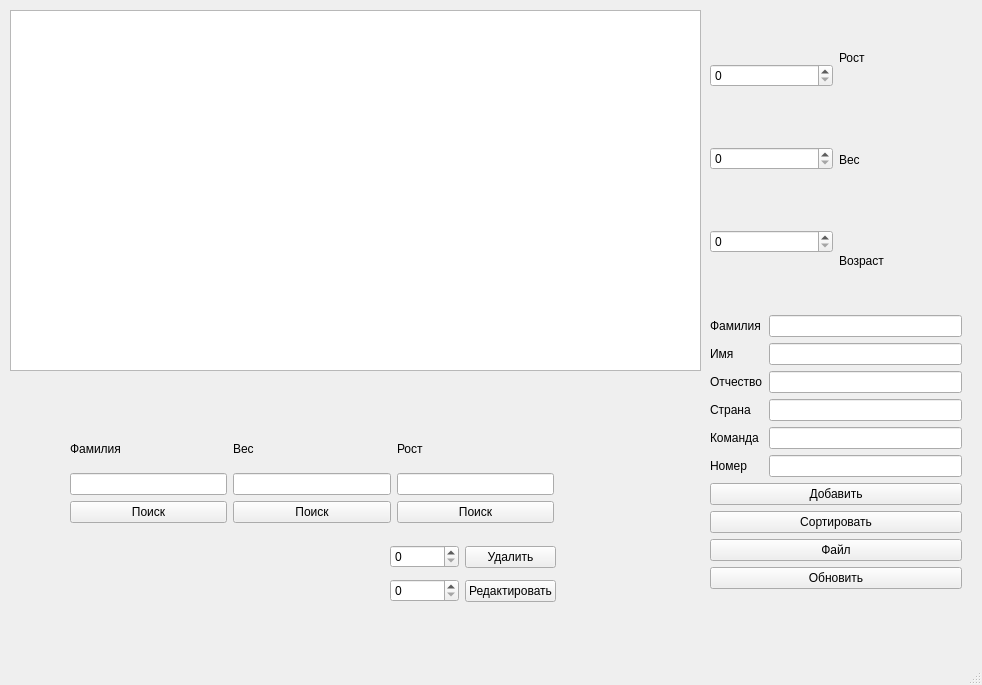
<?xml version="1.0" encoding="UTF-8"?>
<ui version="4.0">
 <class>MainWindow</class>
 <widget class="QMainWindow" name="MainWindow">
  <property name="geometry">
   <rect>
    <x>0</x>
    <y>0</y>
    <width>982</width>
    <height>685</height>
   </rect>
  </property>
  <property name="windowTitle">
   <string>MainWindow</string>
  </property>
  <widget class="QWidget" name="centralwidget">
   <widget class="QTableView" name="tableView">
    <property name="geometry">
     <rect>
      <x>10</x>
      <y>10</y>
      <width>691</width>
      <height>361</height>
     </rect>
    </property>
   </widget>
   <widget class="QWidget" name="">
    <property name="geometry">
     <rect>
      <x>710</x>
      <y>10</y>
      <width>252</width>
      <height>579</height>
     </rect>
    </property>
    <layout class="QVBoxLayout" name="verticalLayout_5">
     <item>
      <layout class="QHBoxLayout" name="horizontalLayout_2">
       <item>
        <layout class="QVBoxLayout" name="verticalLayout_4">
         <item>
          <widget class="QSpinBox" name="Rost"/>
         </item>
         <item>
          <widget class="QSpinBox" name="Ves"/>
         </item>
         <item>
          <widget class="QSpinBox" name="Age"/>
         </item>
        </layout>
       </item>
       <item>
        <layout class="QVBoxLayout" name="verticalLayout_3">
         <item>
          <widget class="QLabel" name="label_7">
           <property name="text">
            <string>Рост</string>
           </property>
          </widget>
         </item>
         <item>
          <widget class="QLabel" name="label_8">
           <property name="text">
            <string>Вес</string>
           </property>
          </widget>
         </item>
         <item>
          <widget class="QLabel" name="label_9">
           <property name="text">
            <string>Возраст</string>
           </property>
          </widget>
         </item>
        </layout>
       </item>
      </layout>
     </item>
     <item>
      <layout class="QHBoxLayout" name="horizontalLayout">
       <item>
        <layout class="QVBoxLayout" name="verticalLayout_2">
         <item>
          <widget class="QLabel" name="label">
           <property name="text">
            <string>Фамилия</string>
           </property>
          </widget>
         </item>
         <item>
          <widget class="QLabel" name="label_2">
           <property name="text">
            <string>Имя</string>
           </property>
          </widget>
         </item>
         <item>
          <widget class="QLabel" name="label_3">
           <property name="text">
            <string>Отчество</string>
           </property>
          </widget>
         </item>
         <item>
          <widget class="QLabel" name="label_4">
           <property name="text">
            <string>Страна</string>
           </property>
          </widget>
         </item>
         <item>
          <widget class="QLabel" name="label_5">
           <property name="text">
            <string>Команда</string>
           </property>
          </widget>
         </item>
         <item>
          <widget class="QLabel" name="label_6">
           <property name="text">
            <string>Номер</string>
           </property>
          </widget>
         </item>
        </layout>
       </item>
       <item>
        <layout class="QVBoxLayout" name="verticalLayout">
         <item>
          <widget class="QLineEdit" name="ser_name"/>
         </item>
         <item>
          <widget class="QLineEdit" name="Name"/>
         </item>
         <item>
          <widget class="QLineEdit" name="second_name"/>
         </item>
         <item>
          <widget class="QLineEdit" name="country"/>
         </item>
         <item>
          <widget class="QLineEdit" name="team"/>
         </item>
         <item>
          <widget class="QLineEdit" name="reg_num"/>
         </item>
        </layout>
       </item>
      </layout>
     </item>
     <item>
      <widget class="QPushButton" name="pushButton">
       <property name="text">
        <string>Добавить</string>
       </property>
      </widget>
     </item>
     <item>
      <widget class="QPushButton" name="pushButton_2">
       <property name="text">
        <string>Сортировать</string>
       </property>
      </widget>
     </item>
     <item>
      <widget class="QPushButton" name="pushButton_4">
       <property name="text">
        <string>Файл</string>
       </property>
      </widget>
     </item>
     <item>
      <widget class="QPushButton" name="pushButton_10">
       <property name="text">
        <string>Обновить</string>
       </property>
      </widget>
     </item>
    </layout>
   </widget>
   <widget class="QWidget" name="">
    <property name="geometry">
     <rect>
      <x>390</x>
      <y>540</y>
      <width>166</width>
      <height>69</height>
     </rect>
    </property>
    <layout class="QHBoxLayout" name="horizontalLayout_3">
     <item>
      <layout class="QVBoxLayout" name="verticalLayout_7">
       <item>
        <widget class="QSpinBox" name="spinBox"/>
       </item>
       <item>
        <widget class="QSpinBox" name="spinBox_2"/>
       </item>
      </layout>
     </item>
     <item>
      <layout class="QVBoxLayout" name="verticalLayout_6">
       <item>
        <widget class="QPushButton" name="pushButton_5">
         <property name="text">
          <string>Удалить</string>
         </property>
        </widget>
       </item>
       <item>
        <widget class="QPushButton" name="pushButton_6">
         <property name="text">
          <string>Редактировать</string>
         </property>
        </widget>
       </item>
      </layout>
     </item>
    </layout>
   </widget>
   <widget class="QWidget" name="">
    <property name="geometry">
     <rect>
      <x>70</x>
      <y>430</y>
      <width>484</width>
      <height>93</height>
     </rect>
    </property>
    <layout class="QHBoxLayout" name="horizontalLayout_4">
     <item>
      <layout class="QVBoxLayout" name="verticalLayout_10">
       <item>
        <widget class="QLabel" name="label_10">
         <property name="text">
          <string>Фамилия</string>
         </property>
        </widget>
       </item>
       <item>
        <widget class="QLineEdit" name="lineEdit"/>
       </item>
       <item>
        <widget class="QPushButton" name="pushButton_7">
         <property name="text">
          <string>Поиск</string>
         </property>
        </widget>
       </item>
      </layout>
     </item>
     <item>
      <layout class="QVBoxLayout" name="verticalLayout_9">
       <item>
        <widget class="QLabel" name="label_11">
         <property name="text">
          <string>Вес</string>
         </property>
        </widget>
       </item>
       <item>
        <widget class="QLineEdit" name="lineEdit_2"/>
       </item>
       <item>
        <widget class="QPushButton" name="pushButton_8">
         <property name="text">
          <string>Поиск</string>
         </property>
        </widget>
       </item>
      </layout>
     </item>
     <item>
      <layout class="QVBoxLayout" name="verticalLayout_8">
       <item>
        <widget class="QLabel" name="label_12">
         <property name="text">
          <string>Рост</string>
         </property>
        </widget>
       </item>
       <item>
        <widget class="QLineEdit" name="lineEdit_3"/>
       </item>
       <item>
        <widget class="QPushButton" name="pushButton_9">
         <property name="text">
          <string>Поиск</string>
         </property>
        </widget>
       </item>
      </layout>
     </item>
    </layout>
   </widget>
  </widget>
  <widget class="QMenuBar" name="menubar">
   <property name="geometry">
    <rect>
     <x>0</x>
     <y>0</y>
     <width>982</width>
     <height>26</height>
    </rect>
   </property>
  </widget>
  <widget class="QStatusBar" name="statusbar"/>
 </widget>
 <resources/>
 <connections/>
</ui>
